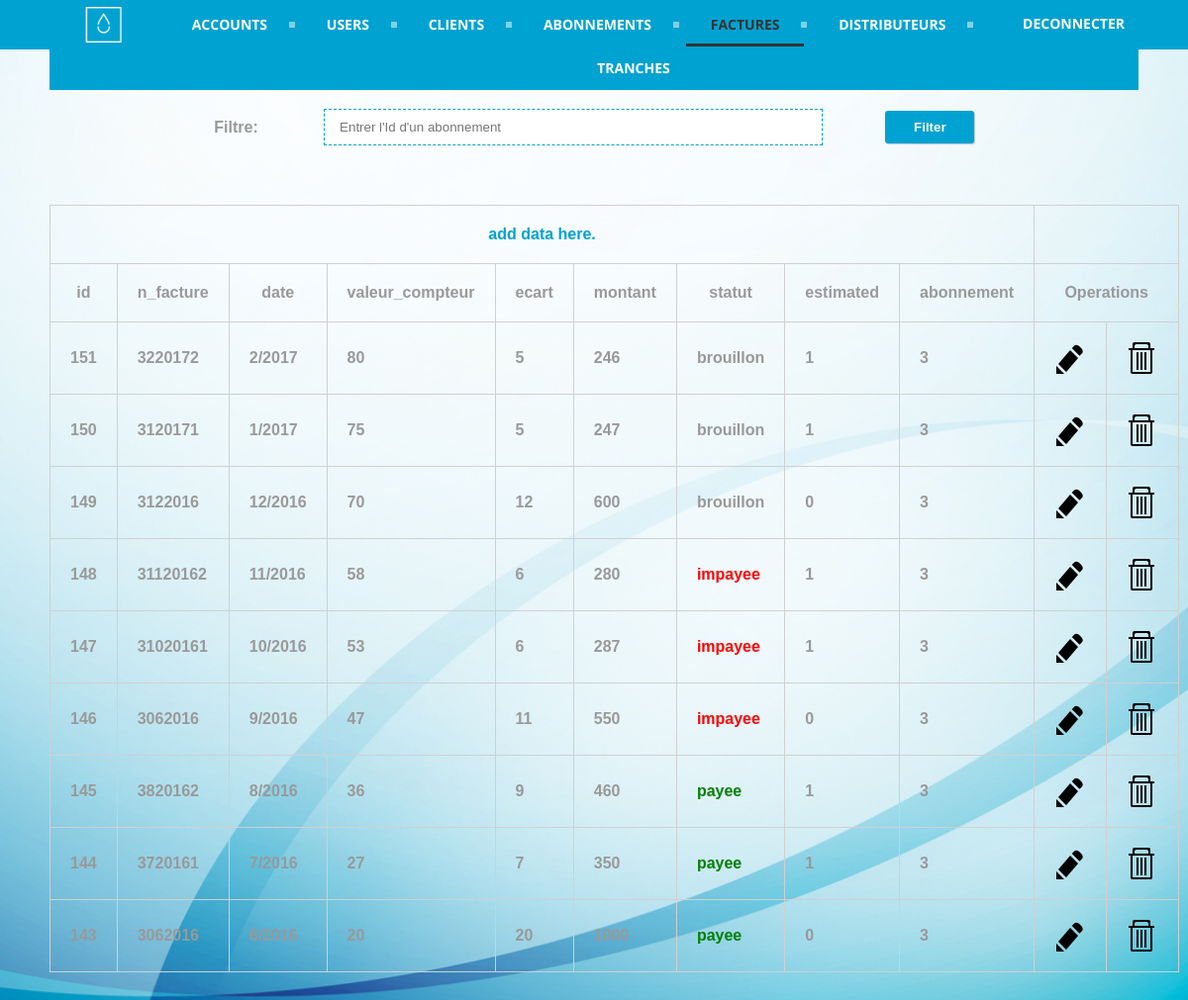
/admin/facture/index.php (signed in), run on the app's committed database.
### tables this page shows
CREATE TABLE `facture` (
  `idFacture` int(255) NOT NULL,
  `n_facture` varchar(45) DEFAULT NULL,
  `mois` int(11) NOT NULL,
  `annee` int(11) NOT NULL,
  `valeur_compteur` int(255) DEFAULT NULL,
  `ecart` int(255) NOT NULL,
  `montant` int(255) DEFAULT NULL,
  `statut` varchar(45) DEFAULT NULL,
  `estimated` tinyint(1) NOT NULL,
  `abonnement` int(255) DEFAULT NULL
);

### admin/facture/index.php (the view, shortened to what this page needs)
<!DOCTYPE html PUBLIC "-//W3C//DTD XHTML 1.0 Transitional//EN" "http://www.w3.org/TR/xhtml1/DTD/xhtml1-transitional.dtd">
<html xmlns="http://www.w3.org/1999/xhtml">
<head>
<link rel="stylesheet" href="../../public/css/style.css" type="text/css" />
</head>
<body>
<center>
<div id="header">
 <div id="content">
    <div id='cssmenu'>
     <a href="../../"><img src="../../public/img/logo-white.png" style="width: 50px; height: 50px; float: left; margin-left: 30px" /></a>
    <form id='logout' action='../../logout-submit.php' method='post' accept-charset='UTF-8'>
          <input type="submit" class="login-button" value="Deconnecter"></input>
        </form>
        <ul>
              <li><a href=" ../account"><span>Accounts</span></a></li>
              <li><a href="../user/"><span>Users</span></a></li>
              <li><a href="../client"><span>Clients</span></a></li>
              <li><a href="../abonnement"><span>Abonnements</span></a></li>
              <li class="active"><a href="#"><span>Factures</span></a></li>
              <li><a href="../distributeur"><span>Distributeurs</span></a></li>
              <li class='last'><a href="../tranche/"><span>Tranches</span></a></li>
        </ul>
    </div>
    </div>
</div>
<div id="body">
 <div id="content">
  <table align="center" id="searchTable">
    <tr>
      <td>Filtre:</td>
      <form method="GET">
        <td>
        <input id="filter-abonnement" name="filter-abonnement" placeholder="Entrer l'Id d'un abonnement" value="<?php if(isset($_GET['filter-abonnement']))
    {
      echo $_GET['filter-abonnement'];
      } ?>" required/>
        </td>
        <td>
        <button type="submit"><strong>Filter</strong></button>
        </td>
    </form>
  </tr>
  </table>
    <table align="center">
    <tr>
    <th colspan="9"><a href="add_data.php">add data here.</a></th>
    </tr>
    <th>id</th>
    <th>n_facture</th>
    <th>date</th>
    <th>valeur_compteur</th>
    <th>ecart</th>
    <th>montant</th>
    <th>statut</th>
    <th>estimated</th>
    <th>abonnement</th>
    <th colspan="2">Operations</th>
    <?php
     $sql_query="SELECT * FROM facture order by annee desc, mois desc";
   $result_set=mysql_query($sql_query);
   while($row=mysql_fetch_row($result_set))
 {
  ?>
        <tr>
        <td><?php echo $row[0]; ?></td>
        <td><?php echo $row[1]; ?></td>
        <td><?php echo $row[2]."/".$row[3]; ?></td>
        <td><?php echo $row[4]; ?></td>
        <td><?php echo $row[5]; ?></td>
         <td><?php echo $row[6]; ?></td>
         <td> <div style="color:<?php if($row[7]=='payee'){echo "green";} else if($row[7]=='impayee'){ echo "red";} ?>"> <?php echo $row[7]; ?> </div> </td>
         <td><?php echo $row[8]; ?></td>
         <td><?php echo $row[9]; ?></td>
  <td align="center"><a href="javascript:edt_id('<?php echo $row[0]; ?>')"><img src="../../public/img/pen.png" align="EDIT" /></a></td>
        <td align="center"><a href="javascript:delete_id('<?php echo $row[0]; ?>')"><img src="../../public/img/trash.png" align="DELETE" /></a></td>
        </tr>
        <?php
 }
 ?>
    </table>
    </div>
</div>
</center>
</body>
</html>

### public/css/style.css (style rules this page uses)
* { margin:0; padding:0; }
html { margin:0; padding:0; background: url(../img/blue.PNG) no-repeat center fixed; -webkit-background-size: cover; background-size: cover; }
body { font-family:"Courier New", Courier, monospace; }
#header { width:100%; height:50px; background:#00a2d1; color:#f9f9f9; font-family:"Lucida Sans Unicode", "Lucida Grande", sans-serif; font-size:35px; text-align:center; }
#header a { color:#fff; text-decoration:blink; }
#body { margin-top:50px; }
#content { padding-left: 50px; padding-right: 50px; }
table { width:80%; font-family:Tahoma, Geneva, sans-serif; font-weight:bolder; color:#999; margin-bottom:80px; }
table a { text-decoration:none; color:#00a2d1; }
table,td,th { border-collapse:collapse; border:solid #d0d0d0 1px; padding:20px; }
table td input { width:97%; height:35px; border:dashed #00a2d1 1px; padding-left:15px; font-family:Verdana, Geneva, sans-serif; box-shadow:0px 0px 0px rgba(1,0,0,0.2); outline:none; }
table td button { border:solid #f9f9f9 0px; box-shadow:1px 1px 1px rgba(1,0,0,0.2); outline:none; background:#00a2d1; padding:9px 15px 9px 15px; color:#f9f9f9; font-family:Arial, Helvetica, sans-serif; font-weight:bolder; border-radius:3px; width:49.5%; }
#cssmenu { background: #00a2d1; width: auto; }
#cssmenu ul { list-style: none; margin: 0; padding: 0; line-height: 1; display: block; zoom: 1; }
#cssmenu ul:after { content: " "; display: block; font-size: 0; height: 0; clear: both; visibility: hidden; }
#cssmenu ul li { display: inline-block; padding: 0; margin: 0; }
#cssmenu ul li a { color: #ffffff; text-decoration: none; display: block; padding: 15px 25px; font-family: 'Open Sans', sans-serif; font-weight: 700; text-transform: uppercase; font-size: 14px; position: relative; -webkit-transition: color .25s; -moz-transition: color .25s; -ms-transition: color .25s; -o-transition: color .25s; transition: color .25s; }
#cssmenu ul li a:after { content: ""; display: block; position: absolute; right: -3px; top: 19px; height: 6px; width: 6px; background: #ffffff; opacity: .5; }
#cssmenu ul li a:before { content: ""; display: block; position: absolute; left: 0; bottom: 0; height: 3px; width: 0; background: #333333; -webkit-transition: width .25s; -moz-transition: width .25s; -ms-transition: width .25s; -o-transition: width .25s; transition: width .25s; }
#cssmenu ul li.last > a:after, #cssmenu ul li:last-child > a:after { display: none; }
#cssmenu ul li.active a { color: #333333; }
#cssmenu ul li.active a:before { width: 100%; }
.login-button { float: right; padding: 14px; background-color: Transparent; background-repeat: no-repeat; border: none; cursor: pointer; overflow: hidden; outline: none; font-family: 'Open Sans', sans-serif; font-weight: 700; text-transform: uppercase; font-size: 14px; color: white; }
#searchTable { margin-top: 50px; margin-bottom: 50px; border: 0; }
#searchTable td { border: 0; text-align:center; vertical-align:middle; padding:10px; }

### data on the page
facture: idFacture "151", n_facture "3220172", mois "2", annee "2017", valeur_compteur "80", ecart "5", montant "246", statut "brouillon", estimated "1", abonnement "3"
facture: idFacture "150", n_facture "3120171", mois "1", annee "2017", valeur_compteur "75", ecart "5", montant "247", statut "brouillon", estimated "1", abonnement "3"
facture: idFacture "149", n_facture "3122016", mois "12", annee "2016", valeur_compteur "70", ecart "12", montant "600", statut "brouillon", estimated "0", abonnement "3"
facture: idFacture "148", n_facture "31120162", mois "11", annee "2016", valeur_compteur "58", ecart "6", montant "280", statut "impayee", estimated "1", abonnement "3"
facture: idFacture "147", n_facture "31020161", mois "10", annee "2016", valeur_compteur "53", ecart "6", montant "287", statut "impayee", estimated "1", abonnement "3"
facture: idFacture "146", n_facture "3062016", mois "9", annee "2016", valeur_compteur "47", ecart "11", montant "550", statut "impayee", estimated "0", abonnement "3"
facture: idFacture "145", n_facture "3820162", mois "8", annee "2016", valeur_compteur "36", ecart "9", montant "460", statut "payee", estimated "1", abonnement "3"
facture: idFacture "144", n_facture "3720161", annee "2016", valeur_compteur "27", ecart "7", montant "350", statut "payee", estimated "1", abonnement "3"
facture: n_facture "3062016", valeur_compteur "20", ecart "20", montant "1000", statut "payee", estimated "0", abonnement "3"
